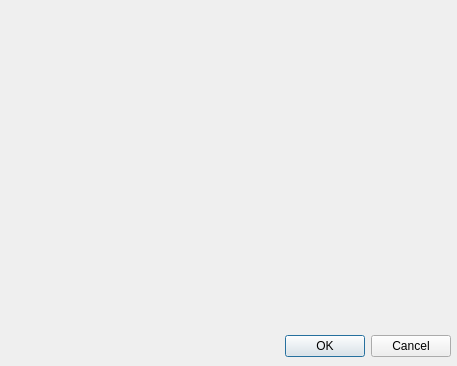
<?xml version="1.0" encoding="UTF-8"?>
<ui version="4.0">
 <class>AboutDialog</class>
 <widget class="QDialog" name="AboutDialog">
  <property name="geometry">
   <rect>
    <x>0</x>
    <y>0</y>
    <width>457</width>
    <height>366</height>
   </rect>
  </property>
  <property name="windowTitle">
   <string>Dialog</string>
  </property>
  <widget class="QDialogButtonBox" name="buttonBox">
   <property name="geometry">
    <rect>
     <x>110</x>
     <y>330</y>
     <width>341</width>
     <height>32</height>
    </rect>
   </property>
   <property name="orientation">
    <enum>Qt::Horizontal</enum>
   </property>
   <property name="standardButtons">
    <set>QDialogButtonBox::Cancel|QDialogButtonBox::Ok</set>
   </property>
  </widget>
 </widget>
 <resources/>
 <connections>
  <connection>
   <sender>buttonBox</sender>
   <signal>accepted()</signal>
   <receiver>AboutDialog</receiver>
   <slot>accept()</slot>
   <hints>
    <hint type="sourcelabel">
     <x>248</x>
     <y>254</y>
    </hint>
    <hint type="destinationlabel">
     <x>157</x>
     <y>274</y>
    </hint>
   </hints>
  </connection>
  <connection>
   <sender>buttonBox</sender>
   <signal>rejected()</signal>
   <receiver>AboutDialog</receiver>
   <slot>reject()</slot>
   <hints>
    <hint type="sourcelabel">
     <x>316</x>
     <y>260</y>
    </hint>
    <hint type="destinationlabel">
     <x>286</x>
     <y>274</y>
    </hint>
   </hints>
  </connection>
 </connections>
</ui>
